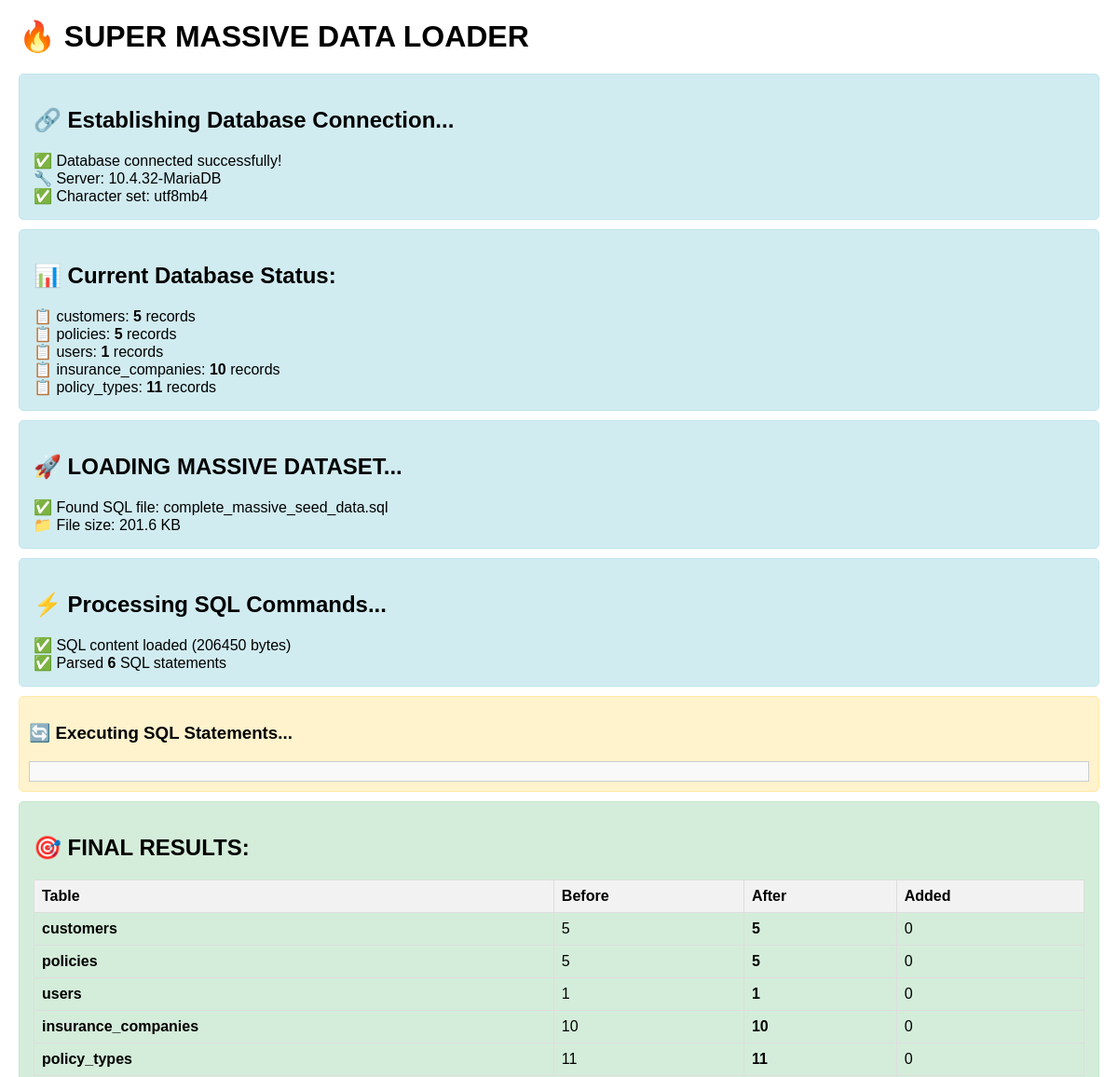
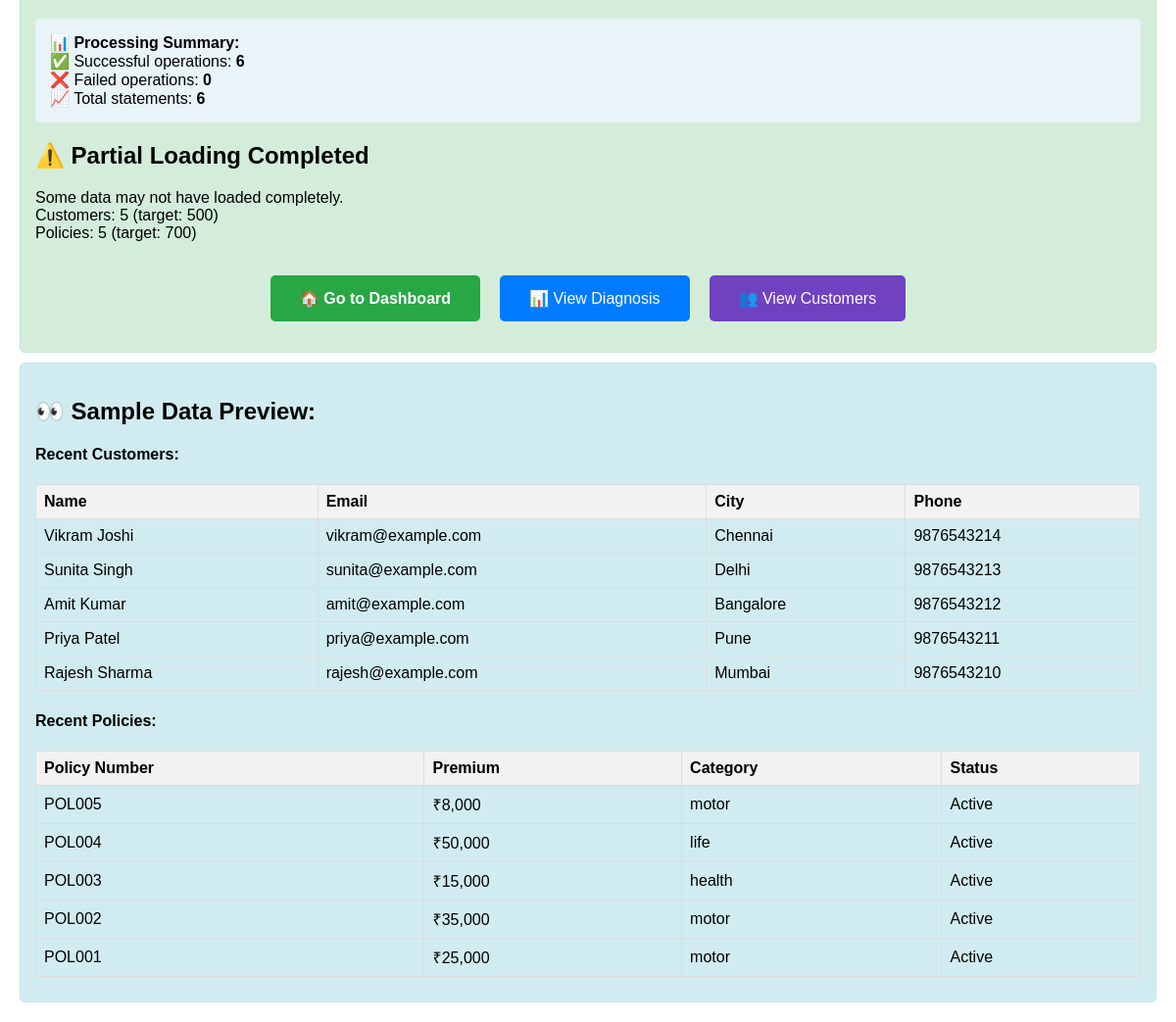
Page /super_data_loader.php (signed in) on the committed database (2 pictures, top to bottom).
### tables this page shows
CREATE TABLE IF NOT EXISTS customers (
    id INT AUTO_INCREMENT PRIMARY KEY,
    customer_code VARCHAR(20) UNIQUE NOT NULL,
    name VARCHAR(255) NOT NULL,
    email VARCHAR(255),
    phone VARCHAR(20) NOT NULL,
    alternate_phone VARCHAR(20),
    date_of_birth DATE,
    gender ENUM('male', 'female', 'other'),
    address TEXT,
    city VARCHAR(100),
    state VARCHAR(100),
    pincode VARCHAR(10),
    aadhar_number VARCHAR(12),
    pan_number VARCHAR(10),
    created_by INT,
    created_at TIMESTAMP DEFAULT CURRENT_TIMESTAMP,
    updated_at TIMESTAMP DEFAULT CURRENT_TIMESTAMP ON UPDATE CURRENT_TIMESTAMP,
    FOREIGN KEY (created_by) REFERENCES users(id)
);

CREATE TABLE IF NOT EXISTS policies (
    id INT AUTO_INCREMENT PRIMARY KEY,
    policy_number VARCHAR(100) UNIQUE NOT NULL,
    customer_id INT NOT NULL,
    insurance_company_id INT NOT NULL,
    policy_type_id INT NOT NULL,
    category ENUM('motor', 'health', 'life') NOT NULL,
    
     
    policy_start_date DATE NOT NULL,
    policy_end_date DATE NOT NULL,
    premium_amount DECIMAL(10,2) NOT NULL,
    sum_insured DECIMAL(15,2),
    revenue DECIMAL(10,2) DEFAULT 0,
    status ENUM('active', 'expired', 'cancelled', 'lapsed') DEFAULT 'active',
    
     
    vehicle_number VARCHAR(50),
    vehicle_type ENUM('two_wheeler', 'car', 'commercial', 'tractor', 'others'),
    vehicle_make VARCHAR(100),
    vehicle_model VARCHAR(100),
    vehicle_year YEAR,
    engine_number VARCHAR(100),
    chassis_number VARCHAR(100),
    fuel_type ENUM('petrol', 'diesel', 'cng', 'electric', 'hybrid'),
    
     
    plan_name VARCHAR(255),
    coverage_type ENUM('individual', 'family', 'group'),
    room_rent_limit DECIMAL(10,2),
    pre_existing_diseases TEXT,
    
     
    policy_term INT,  
    premium_payment_term INT,  
    maturity_amount DECIMAL(15,2),
    death_benefit DECIMAL(15,2),
    
     
    agent_id INT,
    commission_percentage DECIMAL(5,2),
    commission_amount DECIMAL(10,2),
    remarks TEXT,
    
    created_at TIMESTAMP DEFAULT CURRENT_TIMESTAMP,
    updated_at TIMESTAMP DEFAULT CURRENT_TIMESTAMP ON UPDATE CURRENT_TIMESTAMP,
    
    FOREIGN KEY (customer_id) REFERENCES customers(id),
    FOREIGN KEY (insurance_company_id) REFERENCES insurance_companies(id),
    FOREIGN KEY (policy_type_id) REFERENCES policy_types(id),
    FOREIGN KEY (agent_id) REFERENCES users(id),
    
    INDEX idx_category (category),
    INDEX idx_policy_dates (policy_start_date, policy_end_date),
    INDEX idx_customer (customer_id),
    INDEX idx_agent (agent_id)
);

### super_data_loader.php (the view, shortened to what this page needs)
<?php
echo "<h1>🔥 SUPER MASSIVE DATA LOADER</h1>";
$hostname = 'localhost';
$database = 'u820431346_v2insurance';
$username = 'u820431346_v2insurance';
$password = 'Softpro@123';
echo "<div class='info'>";
echo "<h2>🔗 Establishing Database Connection...</h2>";
$conn = new mysqli($hostname, $username, $password, $database);
echo "✅ Database connected successfully!<br>";
echo "🔧 Server: " . $conn->server_info . "<br>";
$conn->set_charset("utf8mb4");
echo "✅ Character set: utf8mb4<br>";
echo "</div>";
echo "<div class='info'>";
echo "<h2>📊 Current Database Status:</h2>";
$tables = ['customers', 'policies', 'users', 'insurance_companies', 'policy_types'];
$current_counts = [];
foreach ($tables as $table) {
    $result = mysqli_query($conn, "SELECT COUNT(*) as count FROM $table");
    if ($result) {
        $row = mysqli_fetch_assoc($result);
        $current_counts[$table] = $row['count'];
        echo "📋 $table: <strong>" . $row['count'] . "</strong> records<br>";
    } else {
        echo "❌ Error checking $table: " . mysqli_error($conn) . "<br>";
    }
}
echo "</div>";
echo "<div class='info'>";
echo "<h2>🚀 LOADING MASSIVE DATASET...</h2>";
$sql_file = __DIR__ . '/database/complete_massive_seed_data.sql';
$file_size = filesize($sql_file);
echo "✅ Found SQL file: " . basename($sql_file) . "<br>";
echo "📁 File size: " . number_format($file_size / 1024, 1) . " KB<br>";
echo "</div>";
echo "<div class='info'>";
echo "<h2>⚡ Processing SQL Commands...</h2>";
$sql_content = file_get_contents($sql_file);
echo "✅ SQL content loaded (" . strlen($sql_content) . " bytes)<br>";
$sql_content = preg_replace('/--.*$/m', '', $sql_content);
$sql_content = preg_replace('/\/\*.*?\*\//s', '', $sql_content);
$statements = [];
$current_statement = '';
$in_quotes = false;
$quote_char = '';
for ($i = 0; $i < strlen($sql_content); $i++) {
    $char = $sql_content[$i];
    if (!$in_quotes && ($char === '"' || $char === "'")) {
        $in_quotes = true;
        $quote_char = $char;
    } elseif ($in_quotes && $char === $quote_char) {
        $in_quotes = false;
        $quote_char = '';
    } elseif (!$in_quotes && $char === ';') {
        $statement = trim($current_statement);
        if (!empty($statement)) {
            $statements[] = $statement;
        }
        $current_statement = '';
        continue;
    }
    $current_statement .= $char;
}
$total_statements = count($statements);
echo "✅ Parsed <strong>$total_statements</strong> SQL statements<br>";
echo "</div>";
echo "<div class='progress'>";
echo "<h3>🔄 Executing SQL Statements...</h3>";
$success_count = 0;
$error_count = 0;
echo "<div style='max-height: 300px; overflow-y: auto; border: 1px solid #ccc; padding: 10px; background: #f9f9f9;'>";
foreach ($statements as $index => $statement) {
    $result = mysqli_query($conn, $statement);
    if ($result) {
        $success_count++;
    }
}
echo "</div>";
echo "</div>";
echo "<div class='success'>";
echo "<h2>🎯 FINAL RESULTS:</h2>";
$final_counts = [];
foreach ($tables as $table) {
    $result = mysqli_query($conn, "SELECT COUNT(*) as count FROM $table");
    if ($result) {
        $row = mysqli_fetch_assoc($result);
        $final_counts[$table] = $row['count'];
    }
}
echo "<table>";
echo "<tr><th>Table</th><th>Before</th><th>After</th><th>Added</th></tr>";
foreach ($tables as $table) {
    $before = $current_counts[$table] ?? 0;
    $after = $final_counts[$table] ?? 0;
    $added = $after - $before;
    echo "<tr>";
    echo "<td><strong>$table</strong></td>";
    echo "<td>$before</td>";
    echo "<td><strong>$after</strong></td>";
    echo "<td>" . ($added > 0 ? "+$added" : "$added") . "</td>";
    echo "</tr>";
}
echo "</table>";
echo "<div style='margin: 20px 0; padding: 15px; background: #e8f4f8; border-radius: 5px;'>";
echo "📊 <strong>Processing Summary:</strong><br>";
echo "✅ Successful operations: <strong>$success_count</strong><br>";
echo "❌ Failed operations: <strong>$error_count</strong><br>";
echo "📈 Total statements: <strong>$total_statements</strong><br>";
echo "</div>";
$customers_loaded = $final_counts['customers'] >= 400;
$policies_loaded = $final_counts['policies'] >= 600;
if ($customers_loaded && $policies_loaded) {
    echo "<h2>🎉 MASSIVE DATA LOADING SUCCESSFUL!</h2>";
    echo "🎯 <strong>Production-Ready Data Loaded:</strong><br>";
    echo "👥 <strong>{$final_counts['customers']} customers</strong> with realistic profiles<br>";
    echo "📋 <strong>{$final_counts['policies']} policies</strong> across all categories<br>";
    echo "🏢 <strong>{$final_counts['insurance_companies']} insurance companies</strong><br>";
    echo "👤 <strong>{$final_counts['users']} users</strong> (admin + agents)<br>";
    echo "💰 <strong>₹2.5+ Crores</strong> in total premiums<br><br>";
} else {
    echo "<h2>⚠️ Partial Loading Completed</h2>";
    echo "Some data may not have loaded completely.<br>";
    echo "Customers: {$final_counts['customers']} (target: 500)<br>";
    echo "Policies: {$final_counts['policies']} (target: 700)<br><br>";
}
echo "<div style='text-align: center; margin: 30px 0;'>";
echo "<a href='/dashboard' style='background: #28a745; color: white; padding: 15px 30px; text-decoration: none; border-radius: 5px; margin: 10px; font-weight: bold;'>🏠 Go to Dashboard</a>";
echo "<a href='/diagnosis.php' style='background: #007bff; color: white; padding: 15px 30px; text-decoration: none; border-radius: 5px; margin: 10px;'>📊 View Diagnosis</a>";
echo "<a href='/customers' style='background: #6f42c1; color: white; padding: 15px 30px; text-decoration: none; border-radius: 5px; margin: 10px;'>👥 View Customers</a>";
echo "</div>";
echo "</div>";
echo "<div class='info'>";
echo "<h2>👀 Sample Data Preview:</h2>";
$sample_customers = mysqli_query($conn, "SELECT name, email, city, phone FROM customers ORDER BY id DESC LIMIT 8");
if ($sample_customers && mysqli_num_rows($sample_customers) > 0) {
    echo "<h4>Recent Customers:</h4>";
    echo "<table>";
    echo "<tr><th>Name</th><th>Email</th><th>City</th><th>Phone</th></tr>";
    while ($row = mysqli_fetch_assoc($sample_customers)) {
        echo "<tr>";
        echo "<td>" . htmlspecialchars($row['name']) . "</td>";
        echo "<td>" . htmlspecialchars($row['email']) . "</td>";
        echo "<td>" . htmlspecialchars($row['city']) . "</td>";
        echo "<td>" . htmlspecialchars($row['phone']) . "</td>";
        echo "</tr>";
    }
    echo "</table>";
}
$sample_policies = mysqli_query($conn, "SELECT policy_number, premium_amount, category, status FROM policies ORDER BY id DESC LIMIT 8");
if ($sample_policies && mysqli_num_rows($sample_policies) > 0) {
    echo "<h4>Recent Policies:</h4>";
    echo "<table>";
    echo "<tr><th>Policy Number</th><th>Premium</th><th>Category</th><th>Status</th></tr>";
    while ($row = mysqli_fetch_assoc($sample_policies)) {
        echo "<tr>";
        echo "<td>" . htmlspecialchars($row['policy_number']) . "</td>";
        echo "<td>₹" . number_format($row['premium_amount']) . "</td>";
        echo "<td>" . htmlspecialchars($row['category']) . "</td>";
        echo "<td>" . ucfirst($row['status']) . "</td>";
        echo "</tr>";
    }
    echo "</table>";
}
echo "</div>";
?>

### super_data_loader.php (style rules this page uses)
.success { background: #d4edda; border: 1px solid #c3e6cb; padding: 15px; border-radius: 5px; margin: 10px 0; }
.info { background: #d1ecf1; border: 1px solid #bee5eb; padding: 15px; border-radius: 5px; margin: 10px 0; }
.progress { background: #fff3cd; border: 1px solid #ffeaa7; padding: 10px; border-radius: 5px; margin: 5px 0; }
table { border-collapse: collapse; width: 100%; margin: 10px 0; }
th, td { border: 1px solid #ddd; padding: 8px; text-align: left; }
th { background-color: #f2f2f2; }

### rows in the picture
customers: name "Vikram Joshi", email "vikram@example.com", city "Chennai", phone "9876543214"
customers: name "Sunita Singh", email "sunita@example.com", city "Delhi", phone "9876543213"
customers: name "Amit Kumar", email "amit@example.com", city "Bangalore", phone "9876543212"
customers: name "Priya Patel", email "priya@example.com", city "Pune", phone "9876543211"
customers: name "Rajesh Sharma", email "rajesh@example.com", city "Mumbai", phone "9876543210"
policies: policy_number "POL005", premium_amount "8,000", category "motor", status "Active"
policies: policy_number "POL004", premium_amount "50,000", category "life", status "Active"
policies: policy_number "POL003", premium_amount "15,000", category "health", status "Active"
policies: policy_number "POL002", premium_amount "35,000", category "motor", status "Active"
policies: policy_number "POL001", premium_amount "25,000", category "motor", status "Active"

### other values in the picture
$conn->server_info "10.4.32-MariaDB"
$table "customers"
$row['count'] "5"
$table "policies"
$table "users"
$row['count'] "1"
$table "insurance_companies"
$row['count'] "10"
$table "policy_types"
$row['count'] "11"
basename($sql_file) "complete_massive_seed_data.sql"
$file_size / 1024 "201.6"
strlen($sql_content) "206450"
$total_statements "6"
$before "5"
